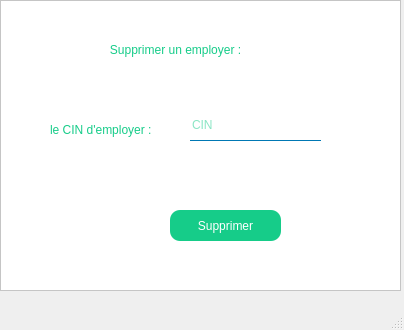
<?xml version="1.0" encoding="UTF-8"?>
<ui version="4.0">
 <class>Supprimer_par_Nom</class>
 <widget class="QMainWindow" name="Supprimer_par_Nom">
  <property name="geometry">
   <rect>
    <x>0</x>
    <y>0</y>
    <width>404</width>
    <height>330</height>
   </rect>
  </property>
  <property name="windowTitle">
   <string>MainWindow</string>
  </property>
  <property name="styleSheet">
   <string notr="true">QLineEdit {
background: transparent;
	border : none;
	color:rgb(22, 204, 137);
	border-bottom: 1px solid  rgb(0, 120, 180);
font: 11pt &quot;Century Gothic&quot;;
}
QLabel{
color:rgb(22, 204, 137);
font: 10pt &quot;Century Gothic&quot;;
}</string>
  </property>
  <widget class="QWidget" name="centralwidget">
   <widget class="QFrame" name="frame">
    <property name="geometry">
     <rect>
      <x>0</x>
      <y>0</y>
      <width>401</width>
      <height>291</height>
     </rect>
    </property>
    <property name="styleSheet">
     <string notr="true">background-color: rgb(255, 255, 255);</string>
    </property>
    <property name="frameShape">
     <enum>QFrame::StyledPanel</enum>
    </property>
    <property name="frameShadow">
     <enum>QFrame::Raised</enum>
    </property>
    <widget class="QLabel" name="label_3">
     <property name="geometry">
      <rect>
       <x>50</x>
       <y>120</y>
       <width>131</width>
       <height>20</height>
      </rect>
     </property>
     <property name="text">
      <string>le CIN d'employer :</string>
     </property>
    </widget>
    <widget class="QPushButton" name="pushButton">
     <property name="geometry">
      <rect>
       <x>170</x>
       <y>210</y>
       <width>111</width>
       <height>31</height>
      </rect>
     </property>
     <property name="styleSheet">
      <string notr="true">font: 11pt &quot;Century Gothic&quot;;
color:white;
background-color: rgb(22, 204, 137);
;
border-radius:10px;</string>
     </property>
     <property name="text">
      <string>Supprimer</string>
     </property>
    </widget>
    <widget class="QLabel" name="label">
     <property name="geometry">
      <rect>
       <x>80</x>
       <y>40</y>
       <width>241</width>
       <height>20</height>
      </rect>
     </property>
     <property name="styleSheet">
      <string notr="true">font: 11pt &quot;Arial Rounded MT Bold&quot;;</string>
     </property>
     <property name="text">
      <string>         Supprimer un employer :</string>
     </property>
    </widget>
    <widget class="QLineEdit" name="lineEdit">
     <property name="geometry">
      <rect>
       <x>190</x>
       <y>110</y>
       <width>131</width>
       <height>31</height>
      </rect>
     </property>
     <property name="text">
      <string/>
     </property>
     <property name="placeholderText">
      <string>CIN</string>
     </property>
    </widget>
   </widget>
  </widget>
  <widget class="QMenuBar" name="menubar">
   <property name="geometry">
    <rect>
     <x>0</x>
     <y>0</y>
     <width>404</width>
     <height>22</height>
    </rect>
   </property>
  </widget>
  <widget class="QStatusBar" name="statusbar"/>
 </widget>
 <resources/>
 <connections/>
</ui>
